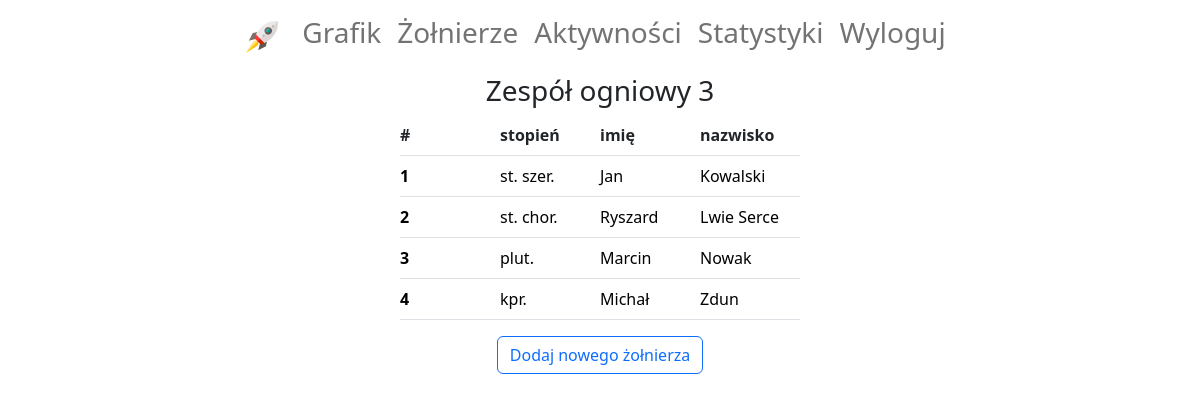
/soldier-list/ (signed in), run on the app's committed database.
### diagram/models.py (models this page shows, shortened)
class User(AbstractUser):
    subdivision = models.ForeignKey('Subdivision', on_delete=models.SET_NULL, null=True, verbose_name='pododdział')

class Subdivision(models.Model):
    name = models.CharField(max_length=30, verbose_name='nazwa')
    def __str__(self):
        return self.name

class Soldier(models.Model):
    rank = models.CharField(max_length=20, choices=RANKS, verbose_name='stopień')
    first_name = models.CharField(max_length=20, verbose_name='imię')
    last_name = models.CharField(max_length=30, verbose_name='nazwisko')
    subdivision = models.ForeignKey(Subdivision, on_delete=models.SET_NULL, null=True, blank=True,
                                    verbose_name='pododdział')

### diagram/views.py (the view)
# urls.py: path('soldier-list/', SoldierList.as_view(), name='soldier-list'),
class SoldierList(LoginRequiredMixin, generic.ListView):
    template_name = 'diagram/soldier_list.html'
    def get_queryset(self):
        return Soldier.objects.filter(subdivision=self.request.user.subdivision).order_by('last_name')

### diagram/templates/diagram/soldier_list.html (shortened to what this page needs)
{% extends 'account/base.html' %}
{% load crispy_forms_filters %}
{% block content %}
    <div class="d-flex flex-column align-items-center">
        <h3>{{ request.user.subdivision }}</h3>
    </div>
    <table class="table">
        <thead>
        <tr class="d-flex justify-content-center">
            <th class="col col-md-1 px-0" scope="col">#</th>
            <th class="col col-md-1 px-0" scope="col">stopień</th>
            <th class="col col-md-1 px-0" scope="col">imię</th>
            <th class="col col-md-1 px-0" scope="col">nazwisko</th>
        </tr>
        </thead>
        <tbody>
        {% for soldier in object_list %}
            <tr class="d-flex justify-content-center">
                <th class="col col-md-1 px-0" scope="row"><a class="text-decoration-none"
                                                        href="{% url 'soldier-detail' soldier.pk %}">{{ forloop.counter }}</a>
                </th>
                <td class="col col-md-1 px-0"><a class="text-decoration-none"
                                            href="{% url 'soldier-detail' soldier.pk %}">{{ soldier.rank }}</a></td>
                <td class="col col-md-1 px-0"><a class="text-decoration-none"
                                            href="{% url 'soldier-detail' soldier.pk %}">{{ soldier.first_name }}</a>
                </td>
                <td class="col col-md-1 px-0"><a class="text-decoration-none"
                                            href="{% url 'soldier-detail' soldier.pk %}">{{ soldier.last_name }}</a>
                </td>
            </tr>
        {% endfor %}
        </tbody>
    </table>
    <div class="d-flex flex-column align-items-center">
        <a class="col" href="{% url 'soldier-create' %}"><button class="btn btn-outline-primary mb-3">Dodaj nowego żołnierza</button></a>
    </div>
{% endblock %}

### diagram/templates/diagram/soldier_list.html (style rules this page uses)
td a { display: block; color: black; }
th a { display: block; color: black; }

### data on the page
User: user.subdivision "Zespół ogniowy 3"
Soldier: rank "st. szer.", first_name "Jan", last_name "Kowalski"
Soldier: rank "st. chor.", first_name "Ryszard", last_name "Lwie Serce"
Soldier: rank "plut.", first_name "Marcin", last_name "Nowak"
Soldier: rank "kpr.", first_name "Michał", last_name "Zdun"
